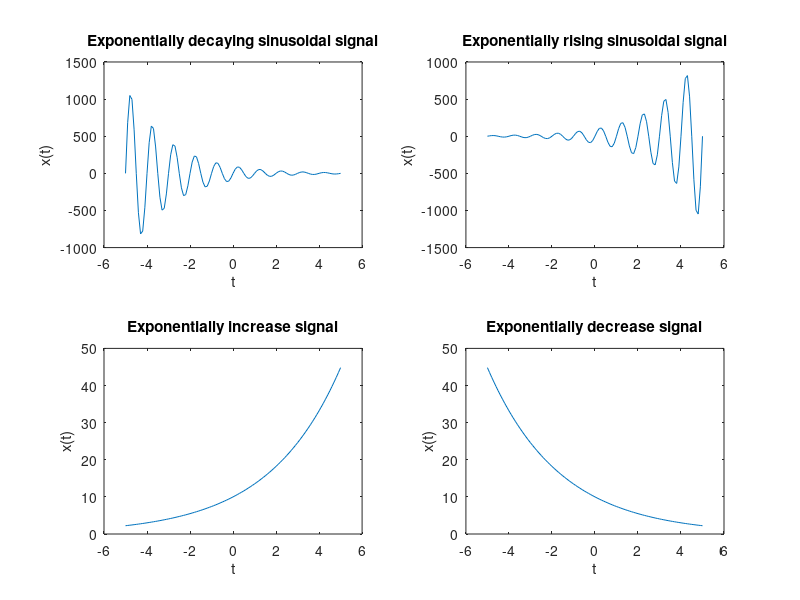

Write MATLAB code to recreate this figure.
% Define the time vector
tmin=-5; dt=0.1; tmax=5; 
t=tmin:dt:tmax;

% ------------------- Exponentially Decaying Sinusoidal Signal -------------------
T=1; a=100; b=0.5; F=1/T;
x=a*exp(-b*t).*sin(2*pi*F*t); % Sinusoid multiplied with decaying exponential
subplot(2,2,1);plot(t,x);
xlabel('t');ylabel('x(t)');title('Exponentially decaying sinusoidal signal');

% ------------------- Exponentially Increasing Sinusoidal Signal -------------------
T=1; a=100; b=0.5; F=1/T;
x=a*exp(b*t).*sin(2*pi*F*t); % Sinusoid multiplied with growing exponential
subplot(2,2,2);plot(t,x);
xlabel('t');ylabel('x(t)');title('Exponentially rising sinusoidal signal');

% ------------------- Exponential Increase Signal -------------------
a=10; b=0.3;
x=a*exp(b*t); % Exponential growth
subplot(2,2,3);plot(t,x);
xlabel('t');ylabel('x(t)');title('Exponentially increase signal');

% ------------------- Exponential Decrease Signal -------------------
a=10; b=0.3;
x=a*exp(-b*t); % Exponential decay
subplot(2,2,4);plot(t,x);
xlabel('t');ylabel('x(t)');title('Exponentially decrease signal');
